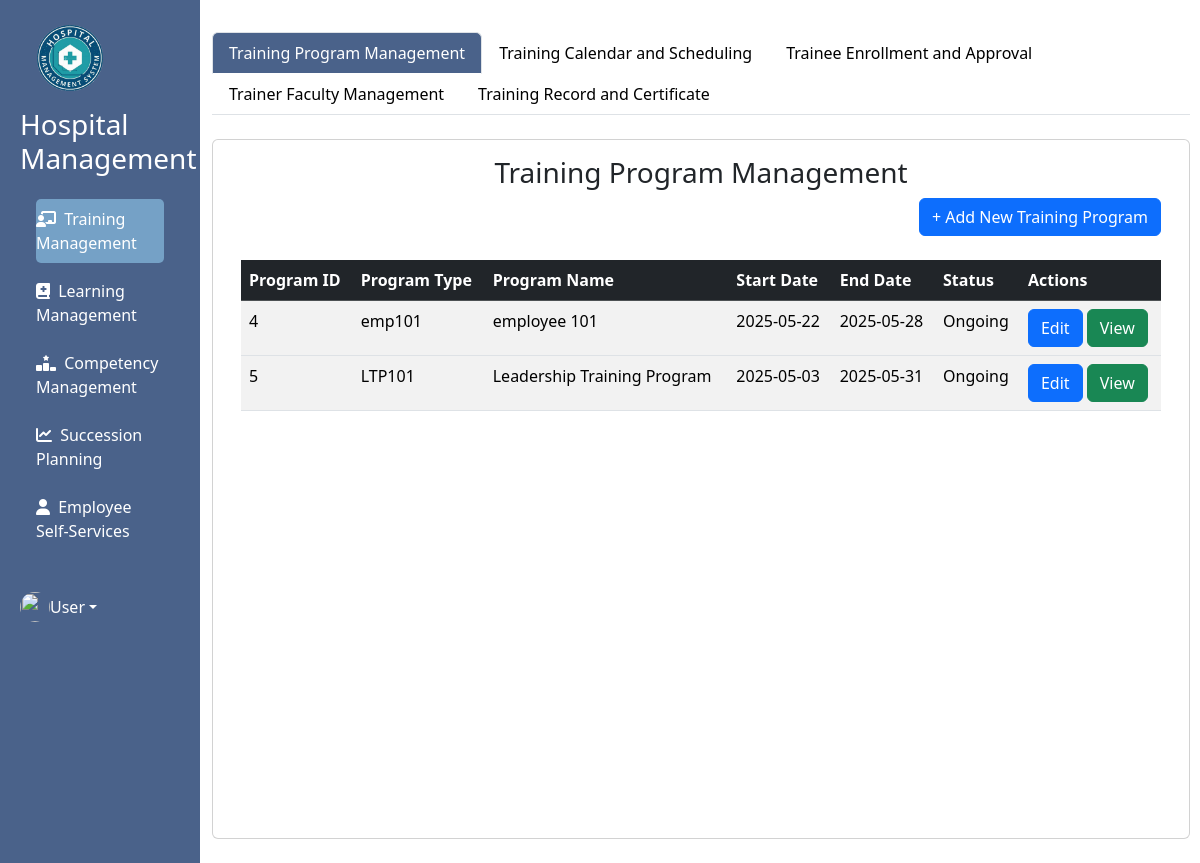
Page /hr_2/admin/training_management/training_management.php on the committed database.
### tables this page shows
CREATE TABLE `training_program` (
  `PROGRAM_ID` int(11) NOT NULL,
  `PROGRAM_TYPE` varchar(50) DEFAULT NULL,
  `PROGRAM_NAME` varchar(50) DEFAULT NULL,
  `TRAINER` int(11) NOT NULL,
  `START` date DEFAULT NULL,
  `END` date DEFAULT NULL,
  `STATUS` varchar(45) DEFAULT NULL,
  `DESCRIPTION_PROGRAM` text DEFAULT NULL
);

### hr_2/admin/training_management/training_management.php (the view, shortened to what this page needs)
<?php
require_once("../../../phpcon/conn.php");
?>
<!DOCTYPE html>
<html lang="en">
<head>
    <link href="https://cdn.jsdelivr.net/npm/bootstrap@5.3.3/dist/css/bootstrap.min.css" rel="stylesheet">
    <link rel="stylesheet" href="https://cdnjs.cloudflare.com/ajax/libs/font-awesome/5.15.3/css/all.min.css" />
    <link rel="stylesheet" href="https://cdnjs.cloudflare.com/ajax/libs/font-awesome/6.5.2/css/all.min.css" />
    <link rel="stylesheet" href="https://site-assets.fontawesome.com/releases/v6.5.2/css/all.css" />
    <link href='https://unpkg.com/boxicons@2.1.4/css/boxicons.min.css' rel='stylesheet'>
    <link href="https://cdn.jsdelivr.net/npm/fullcalendar@6.1.9/main.min.css" rel="stylesheet" />
    <link rel="stylesheet" href="../../../tm.css?v=4.7">
</head>
<body>
<div class="container-fluid">
    <div class="row flex-nowrap">
        <div class="col-auto col-md-2 col-xl-2 px-sm-1 px-0 min-vh-100 bg-side">
            <div class="d-flex flex-column align-items-center align-items-sm-start px-3 pt-2 text-white">
                <a href="#!" class="d-flex text-decoration-none align-items-center mb-md-0 text-white">
                    <span class="fs-5 d-none d-sm-inline" style="color: white;">
                        <div class="media align-items-center">
                            <img src="logo.png" width="100" class="mr-3" alt="">
                        </div>
                        <h3>Hospital Management</h3>
                    </span>
                </a>
                <ul class="nav nav-link flex-column mb-sm-auto mb-0 align-items-center align-items-sm-center" id="menu">
                <li class="nav-item mt-2">
                        <a href="../training_management/training_management.php" class="nav-link active align-middle px-0 text-start">
                            <i class="fa-solid fa-chalkboard-user"></i>
                            <span class="ms-1 d-none d-sm-inline">Training Management</span>
                        </a>
                    </li>
                    <li class="nav-item mt-2">
                        <a href="../learning/learning.php" class="nav-link align-middle px-0 text-start">
                            <i class="fa-solid fa-book-medical"></i>
                            <span class="ms-1 d-none d-sm-inline">Learning Management</span>
                        </a>
                    </li>
                    <li class="nav-item mt-2">
                        <a href="../competency/competency.php" class="nav-link align-middle px-0 text-start">
                            <i class="fa-solid fa-ranking-star"></i>
                            <span class="ms-1 d-none d-sm-inline">Competency Management</span>
                        </a>
                    </li>
                    <li class="nav-item mt-2">
                        <a href="../succession/succession.php" class="nav-link align-middle px-0 text-start">
                            <i class="fa-solid fa-chart-line"></i>
                            <span class="ms-1 d-none d-sm-inline">Succession Planning</span>
                        </a>
                    </li>
                    <li class="nav-item mt-2">
                        <a href="../ESS/ess.php" class="nav-link  align-middle px-0 text-start">
                            <i class="fa-solid fa-user"></i>
                            <span class="ms-1 d-none d-sm-inline">Employee Self-Services</span>
                        </a>
                    </li>
                </ul>
                <div class="dropdown pb-4">
                  <a href="#" class="d-flex align-items-center text-white text-decoration-none dropdown-toggle" id="ddUser" data-bs-toggle="dropdown" aria-expanded="false">
                  <img src="" width="30" height="30" alt="" class="rounded-circle">
                  <span class="user" id="user">User</span></a>
                </div>
            </div>
        </div>
        <div class="col main-content py-4">
            <div class="row">
                <div class="col">
              <div class="nav navbar navbar-expand-lg">
              <ul class="nav nav-tabs mb-3" id="pills-tab" role="tablist">
  <li class="nav-item">
    <button class="nav-link  active" id="pillsTPM-tab" data-bs-toggle="pill" data-bs-target="#pillsTPM" aria-controls="pillsTPM" aria-selected="true">Training Program Management</button>
  </li>
  <li class="nav-item">
    <button class="nav-link for-pills" id="pillsCalendar-tab" data-bs-toggle="pill" data-bs-target="#pillsCalendar" aria-controls="pillsCalendar" aria-selected="false">Training Calendar and Scheduling</button>
  </li>
  <li class="nav-item">
    <button class="nav-link for-pills" id="pillsEnrollment-tab" data-bs-toggle="pill" data-bs-target="#pillsEnrollment" aria-controls="pillsEnrollment" aria-selected="false">Trainee Enrollment and Approval
    </button>
  </li>
  <li class="nav-item">
    <button class="nav-link for-pills" id="pillsFaculty-tab" data-bs-toggle="pill" data-bs-target="#pillsFaculty" aria-controls="pillsFaculty" aria-selected="false">Trainer Faculty Management
    </button>
  </li>
  <li class="nav-item">
    <button class="nav-link for-pills" id="pillsRecord-tab" data-bs-toggle="pill" data-bs-target="#pillsRecord" aria-controls="pillsRecord" aria-selected="false">Training Record and Certificate
    </button>
  </li>
</ul>
              </div>
                <div class="card" style="height: 700px; overflow: hidden;">
  <div class="card-content" style="height: 100%;">
    <div class="card-body" style="height: 100%; display: flex; flex-direction: column;">
      <div class="container" style="flex: 1; overflow: hidden;">
<div class="tab-content" id="pills-tabContent">
  <div class="tab-pane fade show active" id="pillsTPM" role="tabpanel" >
  <h3 class="white-text card-title text-center">Training Program Management</h3>
  <div class="d-grid gap-2 d-md-flex justify-content-md-end">
    <button type="button" class="btn btn-primary" data-bs-toggle="modal" data-bs-target="#addTrainingModal">
  + Add New Training Program
</button>
</div>
        <br>
        <div style="overflow-y: auto; height: 100%;">
          <table class="table table-hover table-striped">
            <thead class=" table-dark">
              <tr>
                <th scope="col">Program ID</th>
                <th scope="col">Program Type</th>
                <th>Program Name</th>
                <th scope="col">Start Date</th>
                <th scope="col">End Date</th>
                <th scope="col">Status</th>
                <th scope="col">Actions</th>
              </tr>
            </thead>
            <tbody>
            <?php
$query = "
SELECT tp.PROGRAM_ID,
tp.PROGRAM_TYPE,
tp.PROGRAM_NAME,
tf.TRAINER_ID,
tf.FULLNAME, tp.STATUS,
tp.DESCRIPTION_PROGRAM,
tp.START AS START_DATE,
tp.END AS END_DATE
    FROM training_program tp
    LEFT JOIN trainer_faculty tf ON tp.TRAINER = tf.TRAINER_ID
";
$result=$connection->query($query);
?>
<?php
while ($program=$result->fetch_assoc()):
?>
              <tr>
              <td><?php echo htmlspecialchars($program['PROGRAM_ID']); ?></td>
            <td><?php echo htmlspecialchars($program['PROGRAM_TYPE']); ?></td>
            <td><?php echo htmlspecialchars($program['PROGRAM_NAME']); ?></td>
            <td><?php echo htmlspecialchars($program['START_DATE']); ?></td>
            <td><?php echo htmlspecialchars($program['END_DATE']); ?></td>
            <td><?php echo htmlspecialchars($program['STATUS']); ?></td>
            <td>
            <button type="button" class="btn btn-primary" data-bs-toggle="modal" data-bs-target="#editTrainingModal<?php echo $program['PROGRAM_ID']; ?>">Edit</button>
  <button type="button" class="btn btn-success" data-bs-toggle="modal" data-bs-target="#viewTrainingModal<?php echo $program['PROGRAM_ID']; ?>">View</button>
            </td>
              </tr>
            </tbody>
            <?php endwhile;?>
          </table>
        </div>
</div>
        </div>
            </div>
        </div>
    </div>
</div>
</body>
</html>

### tm.css (style rules this page uses)
.nav-tabs .nav-link { color: black !important; }
.nav-tabs .nav-link.active { color: white !important; background-color: #4A628A !important; }
.bg-side { background: #4A628A !important ; }
.nav-item { color: white ; }
.nav-link { color: white !important; }
.nav-link li .active { background-color: #75a1c6 !important; width: fit-content; height: fit-content; border-radius: 5px; }
html, body { height: 100%; margin: 0; padding: 0; overflow-x: hidden; }
.main-content { height: 100vh; overflow-y: auto; padding-right: 10px; }

### rows in the picture
training_program: PROGRAM_ID "4", PROGRAM_TYPE "emp101", PROGRAM_NAME "employee 101", START "2025-05-22", END "2025-05-28", STATUS "Ongoing"
training_program: PROGRAM_ID "5", PROGRAM_TYPE "LTP101", PROGRAM_NAME "Leadership Training Program", START "2025-05-03", END "2025-05-31", STATUS "Ongoing"
